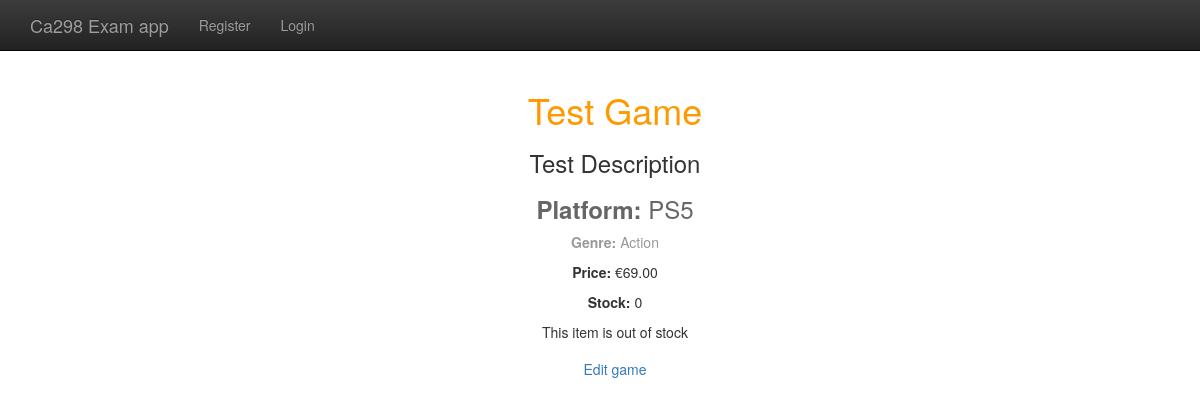
Page /games/1/ on the committed database.
### examapp/models.py (models this page shows, shortened)
class Game(models.Model):
    name = models.CharField(max_length=100)
    description = models.TextField()
    platform = models.CharField(max_length=50)
    genre = models.CharField(max_length=50)
    price = models.DecimalField(max_digits=8, decimal_places=2)
    stock = models.PositiveIntegerField()

### examapp/views.py (the view)
# urls.py: path('games/<int:game_id>/', views.single_game, name='single_game'),
def single_game(request, game_id):
    game = get_object_or_404(Game, id=game_id)
    return render(request, 'game.html', {'game': game})

### examapp/templates/game.html
{% extends 'base.html' %} {% block content %}
<div class="container">
  <div class="text-center">
    <h1 class="display-4" style="color: #ff9900">{{ game.name }}</h1>
    <h3 class="mb-4" style="color: #333">{{ game.description }}</h3>
    <h3 class="mb-4" style="color: #666">
      <strong>Platform:</strong> {{ game.platform }}
    </h3>
    <p class="mb-4" style="color: #999">
      <strong>Genre:</strong> {{ game.genre }}
    </p>
    <p><strong>Price:</strong> €{{ game.price }}</p>
    <p><strong>Stock:</strong> {{ game.stock }}</p>
    {% if game.stock == 0 %}
    <p>This item is out of stock</p>
    {% elif user.is_authenticated %}
    <a class="btn btn-primary mb-2" href="{% url 'buy_game' game.id %}"
      >Buy game</a
    >
    {% endif %}
    <a class="btn btn-secondary" href="{% url 'edit_game' game.id %}"
      >Edit game</a
    >
  </div>
</div>
{% endblock %}

### examapp/templates/base.html (style rules this page uses)
body { padding-top: 70px; }

### rows in the picture
Game: name "Test Game", description "Test Description", platform "PS5", genre "Action", price "69.00", stock "0"
